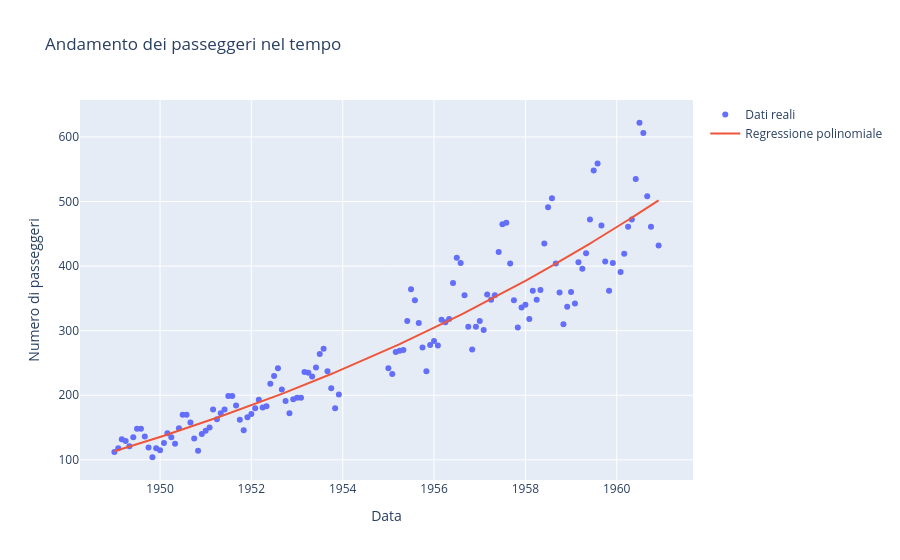

Notebook cell for this chart:
### Markdown cell above
### Es 1
Hai a disposizione un file `data.csv` contenente dati mensili di traffico aereo con due colonne:

- `date`: data in formato `YYYY-MM` (mese/anno)
- `passengers`: numero di passeggeri per quel mese


Costruisci un modello di **regressione polinomiale** che approssima l’andamento del numero di passeggeri nel tempo.

1. Carica il dataset.
2. Convertilo in un formato numerico utilizzando una colonna `mese_numerico` che conti i mesi a partire da gennaio 1949.
3. Applica una regressione polinomiale (grado a tua scelta).
4. Calcola l’RMSE tra i valori reali e quelli predetti.
5. Visualizza i dati reali e la curva stimata con Plotly.

### Code cell
import pandas as pd
import numpy as np
from sklearn.linear_model import LinearRegression
from sklearn.preprocessing import PolynomialFeatures
from sklearn.pipeline import make_pipeline
import plotly.graph_objects as go
from sklearn.metrics import root_mean_squared_error
from sklearn.model_selection import train_test_split

# Carico il dataset
df = pd.read_csv("data.csv")

df.head()

# Controllo valori nulli e li elimino
print(df.isnull().sum())

df = df.dropna(subset=["date", "passengers"])
# Converto
df["date"] = pd.to_datetime(df["date"])

# Creo la colonna
df["mese_numerico"] = (
    (df["date"].dt.year - 1949) * 12
    + (df["date"].dt.month - 1)
)

df.head()

# Usiamo grado 3
X = df[["mese_numerico"]]
y = df["passengers"]

modello = make_pipeline(
    PolynomialFeatures(degree=3),
    LinearRegression()
)

# lo addestriamo
modello.fit(X, y)

# Calcolo le predizioni
y_pred = modello.predict(X)

# Calcolo RMSE
rmse = root_mean_squared_error(y, y_pred)

print("RMSE:", rmse)

# Visualizzo con plotly
fig = go.Figure()

fig.add_trace(
    go.Scatter(
        x=df["date"],
        y=y,
        mode="markers",
        name="Dati reali"
    )
)

fig.add_trace(
    go.Scatter(
        x=df["date"],
        y=y_pred,
        mode="lines",
        name="Regressione polinomiale"
    )
)

fig.update_layout(
    title="Andamento dei passeggeri nel tempo",
    xaxis_title="Data",
    yaxis_title="Numero di passeggeri"
)

fig.show()

### Figure 1 — Plotly figure (JSON) as saved in the notebook; plotly's stock layout.template omitted (floating-point values rounded to 4 significant figures; data arrays with more than 128 entries replaced by an {"elided": "..."} marker saying what was removed)
{"data": [{"mode": "markers", "name": "Dati reali", "type": "scatter", "x": {"elided": "130 str values"}, "y": {"elided": "130 float values"}}, {"mode": "lines", "name": "Regressione polinomiale", "type": "scatter", "x": {"elided": "130 str values"}, "y": {"elided": "130 float values"}}], "layout": {"title": {"text": "Andamento dei passeggeri nel tempo"}, "xaxis": {"title": {"text": "Data"}}, "yaxis": {"title": {"text": "Numero di passeggeri"}}}}
